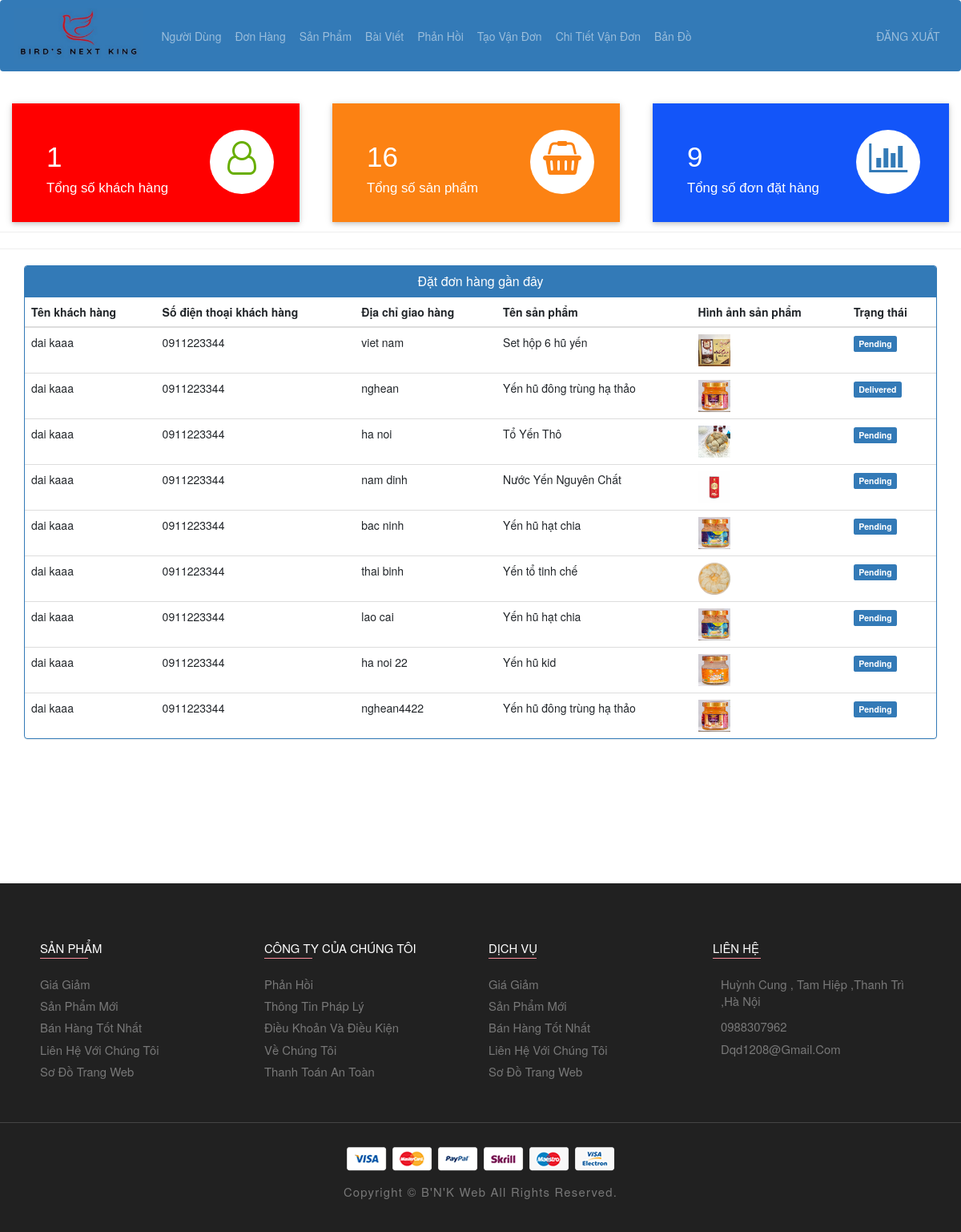
Page /update-customer/admin-dashboard/ (signed in) on the committed database.
### ecom/models.py (models this page shows, shortened)
class Customer(models.Model):
    user=models.OneToOneField(User,on_delete=models.CASCADE)
    profile_pic= models.ImageField(upload_to='profile_pic/CustomerProfilePic/',null=True,blank=True)
    address = models.CharField(max_length=40)
    mobile = models.CharField(max_length=20,null=False)
    @property
    def get_name(self):
        return self.user.first_name+" "+self.user.last_name

class Orders(models.Model):
    STATUS =(
        ('Đang chờ xử lý','Đang chờ xử lý'),
        ('Xác nhận đặt hàng','Xác nhận đặt hàng'),
        ('Đang giao hàng','Đang giao hàng'),
        ('Đã giao hàng','Đã giao hàng'),
    )
    customer=models.ForeignKey('Customer', on_delete=models.CASCADE,null=True)
    product=models.ForeignKey('Product',on_delete=models.CASCADE,null=True)
    email = models.CharField(max_length=50,null=True)
    address = models.CharField(max_length=500,null=True)
    mobile = models.CharField(max_length=20,null=True)
    order_date= models.DateField(auto_now_add=True,null=True)
    status=models.CharField(max_length=50,null=True,choices=STATUS)

class Product(models.Model):
    category =models.ManyToManyField (Category,related_name='product')
    name=models.CharField(max_length=40)
    product_image= models.ImageField(upload_to='product_image/',null=True,blank=True)
    price = models.PositiveIntegerField()
    description=models.CharField(max_length=40)
    detail=models.TextField(null=True,blank=True)

### ecom/views.py (the view)
# urls.py: path('update-customer/admin-dashboard/', views.admin_dashboard_view, name='admin_dashboard'),
@login_required(login_url='adminlogin')
def admin_dashboard_view(request):
    customercount=models.Customer.objects.all().count()
    productcount=models.Product.objects.all().count()
    ordercount=models.Orders.objects.all().count()
    orders=models.Orders.objects.all()
    ordered_products=[]
    ordered_bys=[]
    for order in orders:
        ordered_product=models.Product.objects.all().filter(id=order.product.id)
        ordered_by=models.Customer.objects.all().filter(id = order.customer.id)
        ordered_products.append(ordered_product)
        ordered_bys.append(ordered_by)
    mydict={
    'customercount':customercount,
    'productcount':productcount,
    'ordercount':ordercount,
    'data':zip(ordered_products,ordered_bys,orders),
    }
    return render(request,'ecom/admin/admin-view/admin_dashboard.html',context=mydict)

### ecom/templates/ecom/admin/admin-view/admin_dashboard.html
{% extends 'ecom/admin/admin_base.html' %}
{% load static %}
{% block content %}
<br>
{%include 'ecom/admin/admin-view/admin_dashboard_cards.html'%}
<br><br><br><br><br>
<hr><hr>
<div class="container" >
    <div class="panel panel-primary" >
      <div class="panel-heading" style="text-align:center;">
        <h6 class="panel-title">Đặt đơn hàng gần đây</h6>
      </div>
      <table class="table table-hover" id="dev-table">
        <thead>
          <tr>
            <th>Tên khách hàng</th>
            <th>Số điện thoại khách hàng</th>
            <th>Địa chỉ giao hàng</th>
            <th>Tên sản phẩm</th>
            <th>Hình ảnh sản phẩm</th>
            <th>Trạng thái</th>
          </tr>
        </thead>
        {% for product,customer,order in data %}
        <tr>
          {% for c in customer %}
          <td> {{c.get_name}}</td>
          <td>{{c.mobile}}</td>
          <td>{{order.address}}</td>
          {% endfor %}
          {% for p in product %}
          <td> {{p.name}}</td>
          <td> <img src="{% static p.product_image.url %}" alt="Profile Pic" height="40px" width="40px" /></td>
          {% if order.status == 'Đang chờ xử lý'%}
          <td> <span class="label label-info">{{order.status}}</span></td>
          {% elif order.status == 'Đã giao hàng' %}
          <td> <span class="label label-success">{{order.status}}</span></td>
          {% elif order.status == 'Đang giao hàng' %}
          <td> <span class="label label-warning">{{order.status}}</span></td>
          {%else%}
            <td> <span class="label label-primary">{{order.status}}</span></td>
          {%endif%}
          {% endfor %}
        </tr>
        {% endfor %}
      </table>
  </div>
</div>
{% endblock content %}

### ecom/static/css/style-prefix.css (style rules this page uses)
:root { --spanish-gray: hsl(0, 0%, 60%); --sonic-silver: hsl(0, 0%, 47%); --eerie-black: hsl(0, 0%, 13%); --salmon-pink: hsl(353, 100%, 78%); --sandy-brown: hsl(29, 90%, 65%); --bittersweet: hsl(0, 100%, 70%); --ocean-green: hsl(152, 51%, 52%); --davys-gray: hsl(0, 0%, 33%); --cultured: hsl(0, 0%, 93%); --white: hsl(0, 100%, 100%); --onyx: hsl(0, 0%, 27%); --fs-1: 1.563rem; --fs-2: 1.375rem; --fs-3: 1.25rem; --fs-4: 1.125rem; --fs-5: 1rem; --fs-6: 0.938rem; --fs-7: 0.875rem; --fs-8: 0.813rem; --fs-9: 0.75rem; --fs-10: 0.688rem; --fs-11: 0.625rem; --weight-300: 300; --weight-400: 400; --weight-500: 500; --weight-600: 600; --weight-700: 700; --border-radius-md: 10px; --border-radius-sm: 5px; --transition-timing: 0.2s ease; }
*, *::before, *::after { margin: 0; padding: 0; -webkit-box-sizing: border-box; box-sizing: border-box; }
img, ion-icon, button, a { display: block; }
span { display: inline-block; }
html { font-family: "Poppins", sans-serif; -ms-scroll-chaining: none; overscroll-behavior: contain; }
body { background: var(--white); }
.container { padding: 0 15px; }
@media (min-width: 480px) { :root { --fs-1: 1.875rem; } }
@media (min-width: 768px) { :root { --fs-1: 2.375rem; } }
@media (min-width: 768px) { html { font-size: 17px; } }
@media (min-width: 768px) { .container { max-width: 750px; margin: auto; } }
@media (min-width: 1024px) { :root { --fs-1: 2.625rem; --fs-2: 1.125rem; } }
@media (min-width: 1024px) { .container { max-width: 980px; } }
@media (min-width: 1200px) { .container { max-width: 1200px; } }

### ecom/static/css/style.css (style rules this page uses)
:root { --spanish-gray: hsl(0, 0%, 60%); --sonic-silver: hsl(0, 0%, 47%); --eerie-black: hsl(0, 0%, 13%); --salmon-pink: hsl(353, 100%, 78%); --sandy-brown: hsl(29, 90%, 65%); --bittersweet: hsl(0, 100%, 70%); --ocean-green: hsl(152, 51%, 52%); --davys-gray: hsl(0, 0%, 33%); --cultured: hsl(0, 0%, 93%); --white: hsl(0, 100%, 100%); --onyx: hsl(0, 0%, 27%); --fs-1: 1.563rem; --fs-2: 1.375rem; --fs-3: 1.25rem; --fs-4: 1.125rem; --fs-5: 1rem; --fs-6: 0.938rem; --fs-7: 0.875rem; --fs-8: 0.813rem; --fs-9: 0.75rem; --fs-10: 0.688rem; --fs-11: 0.625rem; --weight-300: 300; --weight-400: 400; --weight-500: 500; --weight-600: 600; --weight-700: 700; --border-radius-md: 10px; --border-radius-sm: 5px; --transition-timing: 0.2s ease; }
*, *::before, *::after { margin: 0; padding: 0; box-sizing: border-box; }
img, ion-icon, button, a { display: block; }
span { display: inline-block; }
html { font-family: "Poppins", sans-serif; overscroll-behavior: contain; }
body { background: var(--white); }
.container { padding: 0 15px; }
@media (min-width: 480px) { :root { --fs-1: 1.875rem; } }
@media (min-width: 768px) { :root { --fs-1: 2.375rem; } }
@media (min-width: 768px) { html { font-size: 17px; } }
@media (min-width: 768px) { .container { max-width: 750px; margin: auto; } }
@media (min-width: 1024px) { :root { --fs-1: 2.625rem; --fs-2: 1.125rem; } }
@media (min-width: 1024px) { .container { max-width: 980px; } }
@media (min-width: 1200px) { .container { max-width: 1200px; } }

### rows in the picture
Orders: address "viet nam", status "Pending"
Customer: get_name "dai kaaa", mobile "0911223344"
Product: name "Set hộp 6 hũ yến", product_image (picture)
Orders: address "nghean", status "Delivered"
Product: name "Yến hũ đông trùng hạ thảo", product_image (picture)
Orders: address "ha noi", status "Pending"
Product: name "Tổ Yến Thô", product_image (picture)
Orders: address "nam dinh", status "Pending"
Product: name "Nước Yến Nguyên Chất", product_image (picture)
Orders: address "bac ninh", status "Pending"
Product: name "Yến hũ hạt chia", product_image (picture)
Orders: address "thai binh", status "Pending"
Product: name "Yến tổ tinh chế", product_image (picture)
Orders: address "lao cai", status "Pending"
Orders: address "ha noi 22", status "Pending"
Product: name "Yến hũ kid", product_image (picture)
Orders: address "nghean4422", status "Pending"

### other values in the picture
{{ customercount }} "1"
{{ productcount }} "16"
{{ ordercount }} "9"
